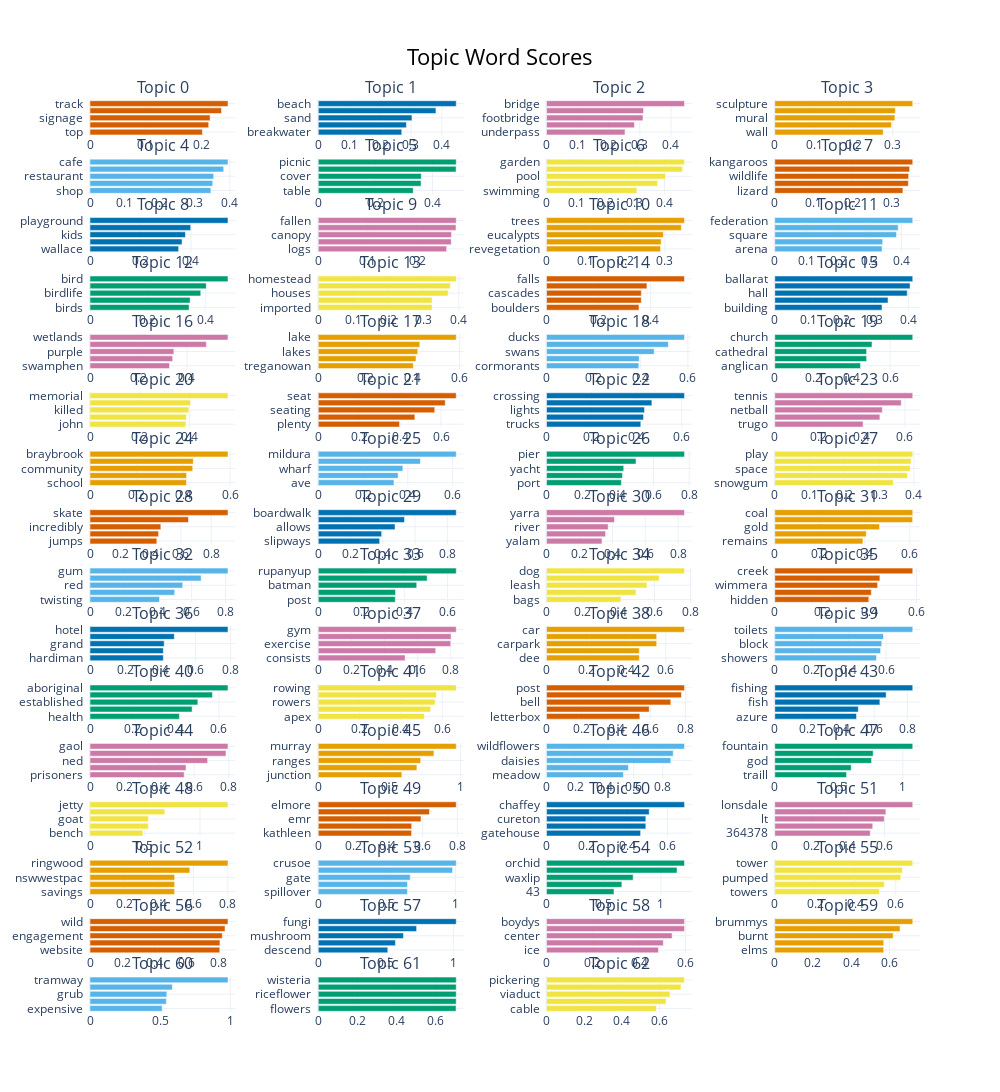

The code cell stored with this chart in its notebook:
### Markdown cell above
## Analyzing Topics

Finding better solutions for the topic modelling part:

- many topics are biased toward geographic areas (place names of suburbs and LGAs) rather than what is captured as POI - Topics 3, 12, 14, 20, 44, 45, 57, 59, 64, 69, 78
- topics with mixed themes: 53, 63, 74, 75
- not so clear topics: 17, 34, 35, 37, 46, 52, 55, 72, 76, 77, 78

### Code cell
topic_model.visualize_barchart(top_n_topics=79)

### Figure 1 — Plotly figure (JSON) as saved in the notebook; plotly's stock layout.template omitted (floating-point values rounded to 4 significant figures)
{"data": [{"marker": {"color": "#D55E00"}, "orientation": "h", "type": "bar", "x": [0.2015, 0.2128, 0.2153, 0.2358, 0.2474], "xaxis": "x", "y": ["top  ", "gravel  ", "signage  ", "steep  ", "track  "], "yaxis": "y"}, {"marker": {"color": "#0072B2"}, "orientation": "h", "type": "bar", "x": [0.2703, 0.2853, 0.3034, 0.3809, 0.4467], "xaxis": "x2", "y": ["breakwater  ", "tide  ", "sand  ", "bay  ", "beach  "], "yaxis": "y2"}, {"marker": {"color": "#CC79A7"}, "orientation": "h", "type": "bar", "x": [0.2524, 0.2825, 0.3101, 0.312, 0.4435], "xaxis": "x3", "y": ["underpass  ", "railway  ", "footbridge  ", "pedestrian  ", "bridge  "], "yaxis": "y3"}, {"marker": {"color": "#E69F00"}, "orientation": "h", "type": "bar", "x": [0.2757, 0.2965, 0.3054, 0.3067, 0.3508], "xaxis": "x4", "y": ["wall  ", "art  ", "mural  ", "artists  ", "sculpture  "], "yaxis": "y4"}, {"marker": {"color": "#56B4E9"}, "orientation": "h", "type": "bar", "x": [0.3457, 0.3511, 0.3538, 0.3823, 0.3947], "xaxis": "x5", "y": ["shop  ", "coffee  ", "restaurant  ", "bakery  ", "cafe  "], "yaxis": "y5"}, {"marker": {"color": "#009E73"}, "orientation": "h", "type": "bar", "x": [0.3325, 0.3597, 0.3605, 0.4824, 0.4829], "xaxis": "x6", "y": ["table  ", "tables  ", "cover  ", "bbq  ", "picnic  "], "yaxis": "y6"}, {"marker": {"color": "#F0E442"}, "orientation": "h", "type": "bar", "x": [0.3065, 0.3764, 0.4035, 0.4613, 0.4678], "xaxis": "x7", "y": ["swimming  ", "botanic  ", "pool  ", "gardens  ", "garden  "], "yaxis": "y7"}, {"marker": {"color": "#D55E00"}, "orientation": "h", "type": "bar", "x": [0.3302, 0.3443, 0.345, 0.3476, 0.3556], "xaxis": "x8", "y": ["lizard  ", "echidna  ", "wildlife  ", "animals  ", "kangaroos  "], "yaxis": "y8"}, {"marker": {"color": "#0072B2"}, "orientation": "h", "type": "bar", "x": [0.3513, 0.3649, 0.3783, 0.3992, 0.547], "xaxis": "x9", "y": ["wallace  ", "bayswater  ", "kids  ", "childrens  ", "playground  "], "yaxis": "y9"}, {"marker": {"color": "#CC79A7"}, "orientation": "h", "type": "bar", "x": [0.2593, 0.2688, 0.2692, 0.2783, 0.2788], "xaxis": "x10", "y": ["logs  ", "heathland  ", "canopy  ", "teal  ", "fallen  "], "yaxis": "y10"}, {"marker": {"color": "#E69F00"}, "orientation": "h", "type": "bar", "x": [0.2891, 0.2906, 0.2962, 0.3417, 0.3498], "xaxis": "x11", "y": ["revegetation  ", "native  ", "eucalypts  ", "tree  ", "trees  "], "yaxis": "y11"}, {"marker": {"color": "#56B4E9"}, "orientation": "h", "type": "bar", "x": [0.3391, 0.341, 0.3845, 0.3899, 0.436], "xaxis": "x12", "y": ["arena  ", "argus  ", "square  ", "flinders  ", "federation  "], "yaxis": "y12"}, {"marker": {"color": "#009E73"}, "orientation": "h", "type": "bar", "x": [0.3443, 0.3478, 0.3848, 0.4039, 0.4794], "xaxis": "x13", "y": ["birds  ", "nesting  ", "birdlife  ", "hide  ", "bird  "], "yaxis": "y13"}, {"marker": {"color": "#F0E442"}, "orientation": "h", "type": "bar", "x": [0.3238, 0.3238, 0.3695, 0.3758, 0.3925], "xaxis": "x14", "y": ["imported  ", "prefabricated  ", "houses  ", "house  ", "homestead  "], "yaxis": "y14"}, {"marker": {"color": "#D55E00"}, "orientation": "h", "type": "bar", "x": [0.3548, 0.3638, 0.3638, 0.3854, 0.5296], "xaxis": "x15", "y": ["boulders  ", "volcanic  ", "cascades  ", "rocks  ", "falls  "], "yaxis": "y15"}, {"marker": {"color": "#0072B2"}, "orientation": "h", "type": "bar", "x": [0.3211, 0.339, 0.3965, 0.405, 0.413], "xaxis": "x16", "y": ["building  ", "cinema  ", "hall  ", "civic  ", "ballarat  "], "yaxis": "y16"}, {"marker": {"color": "#CC79A7"}, "orientation": "h", "type": "bar", "x": [0.3282, 0.341, 0.3462, 0.4802, 0.5694], "xaxis": "x17", "y": ["swamphen  ", "ivanhoe  ", "purple  ", "wetland  ", "wetlands  "], "yaxis": "y17"}, {"marker": {"color": "#E69F00"}, "orientation": "h", "type": "bar", "x": [0.4037, 0.4153, 0.4227, 0.4313, 0.5862], "xaxis": "x18", "y": ["treganowan  ", "weeroona  ", "lakes  ", "hume  ", "lake  "], "yaxis": "y18"}, {"marker": {"color": "#56B4E9"}, "orientation": "h", "type": "bar", "x": [0.3915, 0.3934, 0.4568, 0.5169, 0.5854], "xaxis": "x19", "y": ["cormorants  ", "pelican  ", "swans  ", "pelicans  ", "ducks  "], "yaxis": "y19"}, {"marker": {"color": "#009E73"}, "orientation": "h", "type": "bar", "x": [0.4465, 0.478, 0.478, 0.5062, 0.7181], "xaxis": "x20", "y": ["anglican  ", "sacred  ", "cathedral  ", "uniting  ", "church  "], "yaxis": "y20"}, {"marker": {"color": "#F0E442"}, "orientation": "h", "type": "bar", "x": [0.3858, 0.3881, 0.3979, 0.4046, 0.5557], "xaxis": "x21", "y": ["john  ", "cenotaph  ", "killed  ", "war  ", "memorial  "], "yaxis": "y21"}, {"marker": {"color": "#D55E00"}, "orientation": "h", "type": "bar", "x": [0.3972, 0.4721, 0.5692, 0.6204, 0.6742], "xaxis": "x22", "y": ["plenty  ", "rest  ", "seating  ", "seats  ", "seat  "], "yaxis": "y22"}, {"marker": {"color": "#0072B2"}, "orientation": "h", "type": "bar", "x": [0.4183, 0.4305, 0.4348, 0.4675, 0.6122], "xaxis": "x23", "y": ["trucks  ", "traffic  ", "lights  ", "careful  ", "crossing  "], "yaxis": "y23"}, {"marker": {"color": "#CC79A7"}, "orientation": "h", "type": "bar", "x": [0.4074, 0.4844, 0.4958, 0.583, 0.6359], "xaxis": "x24", "y": ["trugo  ", "basketball  ", "netball  ", "courts  ", "tennis  "], "yaxis": "y24"}, {"marker": {"color": "#E69F00"}, "orientation": "h", "type": "bar", "x": [0.4132, 0.4138, 0.4402, 0.4425, 0.5913], "xaxis": "x25", "y": ["school  ", "primary  ", "community  ", "library  ", "braybrook  "], "yaxis": "y25"}, {"marker": {"color": "#56B4E9"}, "orientation": "h", "type": "bar", "x": [0.3381, 0.3565, 0.3781, 0.4562, 0.6162], "xaxis": "x26", "y": ["ave  ", "shillidays  ", "wharf  ", "milduras  ", "mildura  "], "yaxis": "y26"}, {"marker": {"color": "#009E73"}, "orientation": "h", "type": "bar", "x": [0.4199, 0.4257, 0.4331, 0.5017, 0.7738], "xaxis": "x27", "y": ["port  ", "altona  ", "yacht  ", "princes  ", "pier  "], "yaxis": "y27"}, {"marker": {"color": "#F0E442"}, "orientation": "h", "type": "bar", "x": [0.3406, 0.3811, 0.389, 0.3916, 0.3964], "xaxis": "x28", "y": ["snowgum  ", "michie  ", "space  ", "jaycee  ", "play  "], "yaxis": "y28"}, {"marker": {"color": "#D55E00"}, "orientation": "h", "type": "bar", "x": [0.4411, 0.4527, 0.4676, 0.6499, 0.9108], "xaxis": "x29", "y": ["jumps  ", "bigger  ", "incredibly  ", "bmx  ", "skate  "], "yaxis": "y29"}, {"marker": {"color": "#0072B2"}, "orientation": "h", "type": "bar", "x": [0.3805, 0.3929, 0.4759, 0.5346, 0.8551], "xaxis": "x30", "y": ["slipways  ", "wet  ", "allows  ", "boardwalks  ", "boardwalk  "], "yaxis": "y30"}, {"marker": {"color": "#CC79A7"}, "orientation": "h", "type": "bar", "x": [0.3372, 0.3591, 0.375, 0.413, 0.8388], "xaxis": "x31", "y": ["yalam  ", "mcec  ", "river  ", "como  ", "yarra  "], "yaxis": "y31"}, {"marker": {"color": "#E69F00"}, "orientation": "h", "type": "bar", "x": [0.3919, 0.4067, 0.4656, 0.6127, 0.6132], "xaxis": "x32", "y": ["remains  ", "foundations  ", "gold  ", "mine  ", "coal  "], "yaxis": "y32"}, {"marker": {"color": "#56B4E9"}, "orientation": "h", "type": "bar", "x": [0.4104, 0.5002, 0.5474, 0.6564, 0.8149], "xaxis": "x33", "y": ["twisting  ", "gumtree  ", "red  ", "gums  ", "gum  "], "yaxis": "y33"}, {"marker": {"color": "#009E73"}, "orientation": "h", "type": "bar", "x": [0.3579, 0.359, 0.4576, 0.5059, 0.6411], "xaxis": "x34", "y": ["post  ", "keysborough  ", "batman  ", "golf  ", "rupanyup  "], "yaxis": "y34"}, {"marker": {"color": "#F0E442"}, "orientation": "h", "type": "bar", "x": [0.4132, 0.497, 0.5576, 0.6258, 0.7667], "xaxis": "x35", "y": ["bags  ", "pooch  ", "leash  ", "dogs  ", "dog  "], "yaxis": "y35"}, {"marker": {"color": "#D55E00"}, "orientation": "h", "type": "bar", "x": [0.3981, 0.4088, 0.4354, 0.4449, 0.584], "xaxis": "x36", "y": ["hidden  ", "stony  ", "wimmera  ", "yarriambiack  ", "creek  "], "yaxis": "y36"}, {"marker": {"color": "#0072B2"}, "orientation": "h", "type": "bar", "x": [0.4173, 0.4173, 0.4221, 0.4798, 0.7852], "xaxis": "x37", "y": ["hardiman  ", "morgala  ", "grand  ", "tinamba  ", "hotel  "], "yaxis": "y37"}, {"marker": {"color": "#CC79A7"}, "orientation": "h", "type": "bar", "x": [0.5239, 0.7086, 0.7992, 0.8012, 0.8324], "xaxis": "x38", "y": ["consists  ", "outdoor  ", "exercise  ", "equipment  ", "gym  "], "yaxis": "y38"}, {"marker": {"color": "#E69F00"}, "orientation": "h", "type": "bar", "x": [0.4668, 0.4668, 0.5541, 0.5541, 0.694], "xaxis": "x39", "y": ["dee  ", "thunder  ", "carpark  ", "parking  ", "car  "], "yaxis": "y39"}, {"marker": {"color": "#56B4E9"}, "orientation": "h", "type": "bar", "x": [0.5484, 0.5705, 0.5769, 0.5863, 0.7439], "xaxis": "x40", "y": ["showers  ", "public  ", "block  ", "toilet  ", "toilets  "], "yaxis": "y40"}, {"marker": {"color": "#009E73"}, "orientation": "h", "type": "bar", "x": [0.4161, 0.4756, 0.502, 0.5699, 0.6424], "xaxis": "x41", "y": ["health  ", "koori  ", "established  ", "gertrude  ", "aboriginal  "], "yaxis": "y41"}, {"marker": {"color": "#F0E442"}, "orientation": "h", "type": "bar", "x": [0.513, 0.5438, 0.565, 0.5714, 0.6673], "xaxis": "x42", "y": ["apex  ", "clubs  ", "rowers  ", "boat  ", "rowing  "], "yaxis": "y42"}, {"marker": {"color": "#D55E00"}, "orientation": "h", "type": "bar", "x": [0.537, 0.591, 0.7152, 0.7765, 0.7939], "xaxis": "x43", "y": ["letterbox  ", "clock  ", "bell  ", "office  ", "post  "], "yaxis": "y43"}, {"marker": {"color": "#0072B2"}, "orientation": "h", "type": "bar", "x": [0.4932, 0.504, 0.6342, 0.6721, 0.8326], "xaxis": "x44", "y": ["azure  ", "anglers  ", "fish  ", "trout  ", "fishing  "], "yaxis": "y44"}, {"marker": {"color": "#CC79A7"}, "orientation": "h", "type": "bar", "x": [0.5424, 0.553, 0.6777, 0.7833, 0.7949], "xaxis": "x45", "y": ["prisoners  ", "precinct  ", "ned  ", "beechworth  ", "gaol  "], "yaxis": "y45"}, {"marker": {"color": "#E69F00"}, "orientation": "h", "type": "bar", "x": [0.5873, 0.6926, 0.7193, 0.8123, 0.969], "xaxis": "x46", "y": ["junction  ", "rivers  ", "ranges  ", "brisbane  ", "murray  "], "yaxis": "y46"}, {"marker": {"color": "#56B4E9"}, "orientation": "h", "type": "bar", "x": [0.5289, 0.5633, 0.8549, 0.8713, 0.9489], "xaxis": "x47", "y": ["meadow  ", "yam  ", "daisies  ", "wildflower  ", "wildflowers  "], "yaxis": "y47"}, {"marker": {"color": "#009E73"}, "orientation": "h", "type": "bar", "x": [0.5602, 0.5967, 0.7556, 0.7682, 1.077], "xaxis": "x48", "y": ["traill  ", "7th  ", "god  ", "alexandra  ", "fountain  "], "yaxis": "y48"}, {"marker": {"color": "#F0E442"}, "orientation": "h", "type": "bar", "x": [0.4805, 0.5311, 0.5311, 0.6804, 1.255], "xaxis": "x49", "y": ["bench  ", "coffs  ", "goat  ", "warneet  ", "jetty  "], "yaxis": "y49"}, {"marker": {"color": "#D55E00"}, "orientation": "h", "type": "bar", "x": [0.5367, 0.5374, 0.5911, 0.6396, 0.7936], "xaxis": "x50", "y": ["kathleen  ", "station  ", "emr  ", "preschool  ", "elmore  "], "yaxis": "y50"}, {"marker": {"color": "#0072B2"}, "orientation": "h", "type": "bar", "x": [0.4673, 0.4933, 0.4933, 0.5101, 0.6852], "xaxis": "x51", "y": ["gatehouse  ", "bungalow  ", "cureton  ", "avenue  ", "chaffey  "], "yaxis": "y51"}, {"marker": {"color": "#CC79A7"}, "orientation": "h", "type": "bar", "x": [0.5214, 0.535, 0.5982, 0.6069, 0.7536], "xaxis": "x52", "y": ["364378  ", "clinic  ", "lt  ", "womens  ", "lonsdale  "], "yaxis": "y52"}, {"marker": {"color": "#E69F00"}, "orientation": "h", "type": "bar", "x": [0.4912, 0.4912, 0.4912, 0.5796, 0.801], "xaxis": "x53", "y": ["savings  ", "finnish  ", "nswwestpac  ", "maroondah  ", "ringwood  "], "yaxis": "y53"}, {"marker": {"color": "#56B4E9"}, "orientation": "h", "type": "bar", "x": [0.6505, 0.6505, 0.6706, 0.9795, 1.006], "xaxis": "x54", "y": ["spillover  ", "millers  ", "gate  ", "reservoir  ", "crusoe  "], "yaxis": "y54"}, {"marker": {"color": "#009E73"}, "orientation": "h", "type": "bar", "x": [0.5896, 0.6585, 0.7571, 1.141, 1.206], "xaxis": "x55", "y": ["43  ", "glossodia  ", "waxlip  ", "orchids  ", "orchid  "], "yaxis": "y55"}, {"marker": {"color": "#F0E442"}, "orientation": "h", "type": "bar", "x": [0.5185, 0.5434, 0.6246, 0.6326, 0.6842], "xaxis": "x56", "y": ["towers  ", "supply  ", "pumped  ", "towns  ", "tower  "], "yaxis": "y56"}, {"marker": {"color": "#D55E00"}, "orientation": "h", "type": "bar", "x": [0.805, 0.806, 0.8205, 0.8376, 0.8559], "xaxis": "x57", "y": ["website  ", "nature  ", "engagement  ", "notforprofit  ", "wild  "], "yaxis": "y57"}, {"marker": {"color": "#0072B2"}, "orientation": "h", "type": "bar", "x": [0.5138, 0.5701, 0.6293, 0.7266, 1.019], "xaxis": "x58", "y": ["descend  ", "spider  ", "mushroom  ", "mushrooms  ", "fungi  "], "yaxis": "y58"}, {"marker": {"color": "#CC79A7"}, "orientation": "h", "type": "bar", "x": [0.483, 0.5041, 0.5421, 0.5955, 0.5955], "xaxis": "x59", "y": ["ice  ", "mornington  ", "center  ", "anthills  ", "boydys  "], "yaxis": "y59"}, {"marker": {"color": "#E69F00"}, "orientation": "h", "type": "bar", "x": [0.5706, 0.5706, 0.62, 0.6561, 0.7226], "xaxis": "x60", "y": ["elms  ", "bremner  ", "burnt  ", "weeks  ", "brummys  "], "yaxis": "y60"}, {"marker": {"color": "#56B4E9"}, "orientation": "h", "type": "bar", "x": [0.5142, 0.5441, 0.5477, 0.5868, 0.9835], "xaxis": "x61", "y": ["expensive  ", "lysterfield  ", "grub  ", "formation  ", "tramway  "], "yaxis": "y61"}, {"marker": {"color": "#009E73"}, "orientation": "h", "type": "bar", "x": [0.7024, 0.7034, 0.7034, 0.7034, 0.7034], "xaxis": "x62", "y": ["flowers  ", "dilwinia  ", "riceflower  ", "emblem  ", "wisteria  "], "yaxis": "y62"}, {"marker": {"color": "#F0E442"}, "orientation": "h", "type": "bar", "x": [0.5831, 0.6347, 0.6556, 0.7142, 0.7329], "xaxis": "x63", "y": ["cable  ", "doncaster  ", "viaduct  ", "koonung  ", "pickering  "], "yaxis": "y63"}], "layout": {"annotations": [{"font": {"size": 16}, "showarrow": false, "text": "Topic 0", "x": 0.0875, "xanchor": "center", "xref": "paper", "y": 1, "yanchor": "bottom", "yref": "paper"}, {"font": {"size": 16}, "showarrow": false, "text": "Topic 1", "x": 0.3625, "xanchor": "center", "xref": "paper", "y": 1, "yanchor": "bottom", "yref": "paper"}, {"font": {"size": 16}, "showarrow": false, "text": "Topic 2", "x": 0.6375, "xanchor": "center", "xref": "paper", "y": 1, "yanchor": "bottom", "yref": "paper"}, {"font": {"size": 16}, "showarrow": false, "text": "Topic 3", "x": 0.9125, "xanchor": "center", "xref": "paper", "y": 1, "yanchor": "bottom", "yref": "paper"}, {"font": {"size": 16}, "showarrow": false, "text": "Topic 4", "x": 0.0875, "xanchor": "center", "xref": "paper", "y": 0.9359, "yanchor": "bottom", "yref": "paper"}, {"font": {"size": 16}, "showarrow": false, "text": "Topic 5", "x": 0.3625, "xanchor": "center", "xref": "paper", "y": 0.9359, "yanchor": "bottom", "yref": "paper"}, {"font": {"size": 16}, "showarrow": false, "text": "Topic 6", "x": 0.6375, "xanchor": "center", "xref": "paper", "y": 0.9359, "yanchor": "bottom", "yref": "paper"}, {"font": {"size": 16}, "showarrow": false, "text": "Topic 7", "x": 0.9125, "xanchor": "center", "xref": "paper", "y": 0.9359, "yanchor": "bottom", "yref": "paper"}, {"font": {"size": 16}, "showarrow": false, "text": "Topic 8", "x": 0.0875, "xanchor": "center", "xref": "paper", "y": 0.8719, "yanchor": "bottom", "yref": "paper"}, {"font": {"size": 16}, "showarrow": false, "text": "Topic 9", "x": 0.3625, "xanchor": "center", "xref": "paper", "y": 0.8719, "yanchor": "bottom", "yref": "paper"}, {"font": {"size": 16}, "showarrow": false, "text": "Topic 10", "x": 0.6375, "xanchor": "center", "xref": "paper", "y": 0.8719, "yanchor": "bottom", "yref": "paper"}, {"font": {"size": 16}, "showarrow": false, "text": "Topic 11", "x": 0.9125, "xanchor": "center", "xref": "paper", "y": 0.8719, "yanchor": "bottom", "yref": "paper"}, {"font": {"size": 16}, "showarrow": false, "text": "Topic 12", "x": 0.0875, "xanchor": "center", "xref": "paper", "y": 0.8078, "yanchor": "bottom", "yref": "paper"}, {"font": {"size": 16}, "showarrow": false, "text": "Topic 13", "x": 0.3625, "xanchor": "center", "xref": "paper", "y": 0.8078, "yanchor": "bottom", "yref": "paper"}, {"font": {"size": 16}, "showarrow": false, "text": "Topic 14", "x": 0.6375, "xanchor": "center", "xref": "paper", "y": 0.8078, "yanchor": "bottom", "yref": "paper"}, {"font": {"size": 16}, "showarrow": false, "text": "Topic 15", "x": 0.9125, "xanchor": "center", "xref": "paper", "y": 0.8078, "yanchor": "bottom", "yref": "paper"}, {"font": {"size": 16}, "showarrow": false, "text": "Topic 16", "x": 0.0875, "xanchor": "center", "xref": "paper", "y": 0.7438, "yanchor": "bottom", "yref": "paper"}, {"font": {"size": 16}, "showarrow": false, "text": "Topic 17", "x": 0.3625, "xanchor": "center", "xref": "paper", "y": 0.7438, "yanchor": "bottom", "yref": "paper"}, {"font": {"size": 16}, "showarrow": false, "text": "Topic 18", "x": 0.6375, "xanchor": "center", "xref": "paper", "y": 0.7438, "yanchor": "bottom", "yref": "paper"}, {"font": {"size": 16}, "showarrow": false, "text": "Topic 19", "x": 0.9125, "xanchor": "center", "xref": "paper", "y": 0.7438, "yanchor": "bottom", "yref": "paper"}, {"font": {"size": 16}, "showarrow": false, "text": "Topic 20", "x": 0.0875, "xanchor": "center", "xref": "paper", "y": 0.6797, "yanchor": "bottom", "yref": "paper"}, {"font": {"size": 16}, "showarrow": false, "text": "Topic 21", "x": 0.3625, "xanchor": "center", "xref": "paper", "y": 0.6797, "yanchor": "bottom", "yref": "paper"}, {"font": {"size": 16}, "showarrow": false, "text": "Topic 22", "x": 0.6375, "xanchor": "center", "xref": "paper", "y": 0.6797, "yanchor": "bottom", "yref": "paper"}, {"font": {"size": 16}, "showarrow": false, "text": "Topic 23", "x": 0.9125, "xanchor": "center", "xref": "paper", "y": 0.6797, "yanchor": "bottom", "yref": "paper"}, {"font": {"size": 16}, "showarrow": false, "text": "Topic 24", "x": 0.0875, "xanchor": "center", "xref": "paper", "y": 0.6156, "yanchor": "bottom", "yref": "paper"}, {"font": {"size": 16}, "showarrow": false, "text": "Topic 25", "x": 0.3625, "xanchor": "center", "xref": "paper", "y": 0.6156, "yanchor": "bottom", "yref": "paper"}, {"font": {"size": 16}, "showarrow": false, "text": "Topic 26", "x": 0.6375, "xanchor": "center", "xref": "paper", "y": 0.6156, "yanchor": "bottom", "yref": "paper"}, {"font": {"size": 16}, "showarrow": false, "text": "Topic 27", "x": 0.9125, "xanchor": "center", "xref": "paper", "y": 0.6156, "yanchor": "bottom", "yref": "paper"}, {"font": {"size": 16}, "showarrow": false, "text": "Topic 28", "x": 0.0875, "xanchor": "center", "xref": "paper", "y": 0.5516, "yanchor": "bottom", "yref": "paper"}, {"font": {"size": 16}, "showarrow": false, "text": "Topic 29", "x": 0.3625, "xanchor": "center", "xref": "paper", "y": 0.5516, "yanchor": "bottom", "yref": "paper"}, {"font": {"size": 16}, "showarrow": false, "text": "Topic 30", "x": 0.6375, "xanchor": "center", "xref": "paper", "y": 0.5516, "yanchor": "bottom", "yref": "paper"}, {"font": {"size": 16}, "showarrow": false, "text": "Topic 31", "x": 0.9125, "xanchor": "center", "xref": "paper", "y": 0.5516, "yanchor": "bottom", "yref": "paper"}, {"font": {"size": 16}, "showarrow": false, "text": "Topic 32", "x": 0.0875, "xanchor": "center", "xref": "paper", "y": 0.4875, "yanchor": "bottom", "yref": "paper"}, {"font": {"size": 16}, "showarrow": false, "text": "Topic 33", "x": 0.3625, "xanchor": "center", "xref": "paper", "y": 0.4875, "yanchor": "bottom", "yref": "paper"}, {"font": {"size": 16}, "showarrow": false, "text": "Topic 34", "x": 0.6375, "xanchor": "center", "xref": "paper", "y": 0.4875, "yanchor": "bottom", "yref": "paper"}, {"font": {"size": 16}, "showarrow": false, "text": "Topic 35", "x": 0.9125, "xanchor": "center", "xref": "paper", "y": 0.4875, "yanchor": "bottom", "yref": "paper"}, {"font": {"size": 16}, "showarrow": false, "text": "Topic 36", "x": 0.0875, "xanchor": "center", "xref": "paper", "y": 0.4234, "yanchor": "bottom", "yref": "paper"}, {"font": {"size": 16}, "showarrow": false, "text": "Topic 37", "x": 0.3625, "xanchor": "center", "xref": "paper", "y": 0.4234, "yanchor": "bottom", "yref": "paper"}, {"font": {"size": 16}, "showarrow": false, "text": "Topic 38", "x": 0.6375, "xanchor": "center", "xref": "paper", "y": 0.4234, "yanchor": "bottom", "yref": "paper"}, {"font": {"size": 16}, "showarrow": false, "text": "Topic 39", "x": 0.9125, "xanchor": "center", "xref": "paper", "y": 0.4234, "yanchor": "bottom", "yref": "paper"}, {"font": {"size": 16}, "showarrow": false, "text": "Topic 40", "x": 0.0875, "xanchor": "center", "xref": "paper", "y": 0.3594, "yanchor": "bottom", "yref": "paper"}, {"font": {"size": 16}, "showarrow": false, "text": "Topic 41", "x": 0.3625, "xanchor": "center", "xref": "paper", "y": 0.3594, "yanchor": "bottom", "yref": "paper"}, {"font": {"size": 16}, "showarrow": false, "text": "Topic 42", "x": 0.6375, "xanchor": "center", "xref": "paper", "y": 0.3594, "yanchor": "bottom", "yref": "paper"}, {"font": {"size": 16}, "showarrow": false, "text": "Topic 43", "x": 0.9125, "xanchor": "center", "xref": "paper", "y": 0.3594, "yanchor": "bottom", "yref": "paper"}, {"font": {"size": 16}, "showarrow": false, "text": "Topic 44", "x": 0.0875, "xanchor": "center", "xref": "paper", "y": 0.2953, "yanchor": "bottom", "yref": "paper"}, {"font": {"size": 16}, "showarrow": false, "text": "Topic 45", "x": 0.3625, "xanchor": "center", "xref": "paper", "y": 0.2953, "yanchor": "bottom", "yref": "paper"}, {"font": {"size": 16}, "showarrow": false, "text": "Topic 46", "x": 0.6375, "xanchor": "center", "xref": "paper", "y": 0.2953, "yanchor": "bottom", "yref": "paper"}, {"font": {"size": 16}, "showarrow": false, "text": "Topic 47", "x": 0.9125, "xanchor": "center", "xref": "paper", "y": 0.2953, "yanchor": "bottom", "yref": "paper"}, {"font": {"size": 16}, "showarrow": false, "text": "Topic 48", "x": 0.0875, "xanchor": "center", "xref": "paper", "y": 0.2313, "yanchor": "bottom", "yref": "paper"}, {"font": {"size": 16}, "showarrow": false, "text": "Topic 49", "x": 0.3625, "xanchor": "center", "xref": "paper", "y": 0.2313, "yanchor": "bottom", "yref": "paper"}, {"font": {"size": 16}, "showarrow": false, "text": "Topic 50", "x": 0.6375, "xanchor": "center", "xref": "paper", "y": 0.2313, "yanchor": "bottom", "yref": "paper"}, {"font": {"size": 16}, "showarrow": false, "text": "Topic 51", "x": 0.9125, "xanchor": "center", "xref": "paper", "y": 0.2313, "yanchor": "bottom", "yref": "paper"}, {"font": {"size": 16}, "showarrow": false, "text": "Topic 52", "x": 0.0875, "xanchor": "center", "xref": "paper", "y": 0.1672, "yanchor": "bottom", "yref": "paper"}, {"font": {"size": 16}, "showarrow": false, "text": "Topic 53", "x": 0.3625, "xanchor": "center", "xref": "paper", "y": 0.1672, "yanchor": "bottom", "yref": "paper"}, {"font": {"size": 16}, "showarrow": false, "text": "Topic 54", "x": 0.6375, "xanchor": "center", "xref": "paper", "y": 0.1672, "yanchor": "bottom", "yref": "paper"}, {"font": {"size": 16}, "showarrow": false, "text": "Topic 55", "x": 0.9125, "xanchor": "center", "xref": "paper", "y": 0.1672, "yanchor": "bottom", "yref": "paper"}, {"font": {"size": 16}, "showarrow": false, "text": "Topic 56", "x": 0.0875, "xanchor": "center", "xref": "paper", "y": 0.1031, "yanchor": "bottom", "yref": "paper"}, {"font": {"size": 16}, "showarrow": false, "text": "Topic 57", "x": 0.3625, "xanchor": "center", "xref": "paper", "y": 0.1031, "yanchor": "bottom", "yref": "paper"}, {"font": {"size": 16}, "showarrow": false, "text": "Topic 58", "x": 0.6375, "xanchor": "center", "xref": "paper", "y": 0.1031, "yanchor": "bottom", "yref": "paper"}, {"font": {"size": 16}, "showarrow": false, "text": "Topic 59", "x": 0.9125, "xanchor": "center", "xref": "paper", "y": 0.1031, "yanchor": "bottom", "yref": "paper"}, {"font": {"size": 16}, "showarrow": false, "text": "Topic 60", "x": 0.0875, "xanchor": "center", "xref": "paper", "y": 0.03906, "yanchor": "bottom", "yref": "paper"}, {"font": {"size": 16}, "showarrow": false, "text": "Topic 61", "x": 0.3625, "xanchor": "center", "xref": "paper", "y": 0.03906, "yanchor": "bottom", "yref": "paper"}, {"font": {"size": 16}, "showarrow": false, "text": "Topic 62", "x": 0.6375, "xanchor": "center", "xref": "paper", "y": 0.03906, "yanchor": "bottom", "yref": "paper"}], "height": 4000, "hoverlabel": {"bgcolor": "white", "font": {"family": "Rockwell", "size": 16}}, "showlegend": false, "title": {"font": {"color": "Black", "size": 22}, "text": "Topic Word Scores", "x": 0.5, "xanchor": "center", "yanchor": "top"}, "width": 1000, "xaxis": {"anchor": "y", "domain": [0, 0.175], "showgrid": true}, "xaxis10": {"anchor": "y10", "domain": [0.275, 0.45], "showgrid": true}, "xaxis11": {"anchor": "y11", "domain": [0.55, 0.725], "showgrid": true}, "xaxis12": {"anchor": "y12", "domain": [0.825, 1], "showgrid": true}, "xaxis13": {"anchor": "y13", "domain": [0, 0.175], "showgrid": true}, "xaxis14": {"anchor": "y14", "domain": [0.275, 0.45], "showgrid": true}, "xaxis15": {"anchor": "y15", "domain": [0.55, 0.725], "showgrid": true}, "xaxis16": {"anchor": "y16", "domain": [0.825, 1], "showgrid": true}, "xaxis17": {"anchor": "y17", "domain": [0, 0.175], "showgrid": true}, "xaxis18": {"anchor": "y18", "domain": [0.275, 0.45], "showgrid": true}, "xaxis19": {"anchor": "y19", "domain": [0.55, 0.725], "showgrid": true}, "xaxis2": {"anchor": "y2", "domain": [0.275, 0.45], "showgrid": true}, "xaxis20": {"anchor": "y20", "domain": [0.825, 1], "showgrid": true}, "xaxis21": {"anchor": "y21", "domain": [0, 0.175], "showgrid": true}, "xaxis22": {"anchor": "y22", "domain": [0.275, 0.45], "showgrid": true}, "xaxis23": {"anchor": "y23", "domain": [0.55, 0.725], "showgrid": true}, "xaxis24": {"anchor": "y24", "domain": [0.825, 1], "showgrid": true}, "xaxis25": {"anchor": "y25", "domain": [0, 0.175], "showgrid": true}, "xaxis26": {"anchor": "y26", "domain": [0.275, 0.45], "showgrid": true}, "xaxis27": {"anchor": "y27", "domain": [0.55, 0.725], "showgrid": true}, "xaxis28": {"anchor": "y28", "domain": [0.825, 1], "showgrid": true}, "xaxis29": {"anchor": "y29", "domain": [0, 0.175], "showgrid": true}, "xaxis3": {"anchor": "y3", "domain": [0.55, 0.725], "showgrid": true}, "xaxis30": {"anchor": "y30", "domain": [0.275, 0.45], "showgrid": true}, "xaxis31": {"anchor": "y31", "domain": [0.55, 0.725], "showgrid": true}, "xaxis32": {"anchor": "y32", "domain": [0.825, 1], "showgrid": true}, "xaxis33": {"anchor": "y33", "domain": [0, 0.175], "showgrid": true}, "xaxis34": {"anchor": "y34", "domain": [0.275, 0.45], "showgrid": true}, "xaxis35": {"anchor": "y35", "domain": [0.55, 0.725], "showgrid": true}, "xaxis36": {"anchor": "y36", "domain": [0.825, 1], "showgrid": true}, "xaxis37": {"anchor": "y37", "domain": [0, 0.175], "showgrid": true}, "xaxis38": {"anchor": "y38", "domain": [0.275, 0.45], "showgrid": true}, "xaxis39": {"anchor": "y39", "domain": [0.55, 0.725], "showgrid": true}, "xaxis4": {"anchor": "y4", "domain": [0.825, 1], "showgrid": true}, "xaxis40": {"anchor": "y40", "domain": [0.825, 1], "showgrid": true}, "xaxis41": {"anchor": "y41", "domain": [0, 0.175], "showgrid": true}, "xaxis42": {"anchor": "y42", "domain": [0.275, 0.45], "showgrid": true}, "xaxis43": {"anchor": "y43", "domain": [0.55, 0.725], "showgrid": true}, "xaxis44": {"anchor": "y44", "domain": [0.825, 1], "showgrid": true}, "xaxis45": {"anchor": "y45", "domain": [0, 0.175], "showgrid": true}, "xaxis46": {"anchor": "y46", "domain": [0.275, 0.45], "showgrid": true}, "xaxis47": {"anchor": "y47", "domain": [0.55, 0.725], "showgrid": true}, "xaxis48": {"anchor": "y48", "domain": [0.825, 1], "showgrid": true}, "xaxis49": {"anchor": "y49", "domain": [0, 0.175], "showgrid": true}, "xaxis5": {"anchor": "y5", "domain": [0, 0.175], "showgrid": true}, "xaxis50": {"anchor": "y50", "domain": [0.275, 0.45], "showgrid": true}, "xaxis51": {"anchor": "y51", "domain": [0.55, 0.725], "showgrid": true}, "xaxis52": {"anchor": "y52", "domain": [0.825, 1], "showgrid": true}, "xaxis53": {"anchor": "y53", "domain": [0, 0.175], "showgrid": true}, "xaxis54": {"anchor": "y54", "domain": [0.275, 0.45], "showgrid": true}, "xaxis55": {"anchor": "y55", "domain": [0.55, 0.725], "showgrid": true}, "xaxis56": {"anchor": "y56", "domain": [0.825, 1], "showgrid": true}, "xaxis57": {"anchor": "y57", "domain": [0, 0.175], "showgrid": true}, "xaxis58": {"anchor": "y58", "domain": [0.275, 0.45], "showgrid": true}, "xaxis59": {"anchor": "y59", "domain": [0.55, 0.725], "showgrid": true}, "xaxis6": {"anchor": "y6", "domain": [0.275, 0.45], "showgrid": true}, "xaxis60": {"anchor": "y60", "domain": [0.825, 1], "showgrid": true}, "xaxis61": {"anchor": "y61", "domain": [0, 0.175], "showgrid": true}, "xaxis62": {"anchor": "y62", "domain": [0.275, 0.45], "showgrid": true}, "xaxis63": {"anchor": "y63", "domain": [0.55, 0.725], "showgrid": true}, "xaxis64": {"anchor": "y64", "domain": [0.825, 1], "showgrid": true}, "xaxis7": {"anchor": "y7", "domain": [0.55, 0.725], "showgrid": true}, "xaxis8": {"anchor": "y8", "domain": [0.825, 1], "showgrid": true}, "xaxis9": {"anchor": "y9", "domain": [0, 0.175], "showgrid": true}, "yaxis": {"anchor": "x", "domain": [0.9609, 1], "showgrid": true}, "yaxis10": {"anchor": "x10", "domain": [0.8328, 0.8719], "showgrid": true}, "yaxis11": {"anchor": "x11", "domain": [0.8328, 0.8719], "showgrid": true}, "yaxis12": {"anchor": "x12", "domain": [0.8328, 0.8719], "showgrid": true}, "yaxis13": {"anchor": "x13", "domain": [0.7688, 0.8078], "showgrid": true}, "yaxis14": {"anchor": "x14", "domain": [0.7688, 0.8078], "showgrid": true}, "yaxis15": {"anchor": "x15", "domain": [0.7688, 0.8078], "showgrid": true}, "yaxis16": {"anchor": "x16", "domain": [0.7688, 0.8078], "showgrid": true}, "yaxis17": {"anchor": "x17", "domain": [0.7047, 0.7438], "showgrid": true}, "yaxis18": {"anchor": "x18", "domain": [0.7047, 0.7438], "showgrid": true}, "yaxis19": {"anchor": "x19", "domain": [0.7047, 0.7438], "showgrid": true}, "yaxis2": {"anchor": "x2", "domain": [0.9609, 1], "showgrid": true}, "yaxis20": {"anchor": "x20", "domain": [0.7047, 0.7438], "showgrid": true}, "yaxis21": {"anchor": "x21", "domain": [0.6406, 0.6797], "showgrid": true}, "yaxis22": {"anchor": "x22", "domain": [0.6406, 0.6797], "showgrid": true}, "yaxis23": {"anchor": "x23", "domain": [0.6406, 0.6797], "showgrid": true}, "yaxis24": {"anchor": "x24", "domain": [0.6406, 0.6797], "showgrid": true}, "yaxis25": {"anchor": "x25", "domain": [0.5766, 0.6156], "showgrid": true}, "yaxis26": {"anchor": "x26", "domain": [0.5766, 0.6156], "showgrid": true}, "yaxis27": {"anchor": "x27", "domain": [0.5766, 0.6156], "showgrid": true}, "yaxis28": {"anchor": "x28", "domain": [0.5766, 0.6156], "showgrid": true}, "yaxis29": {"anchor": "x29", "domain": [0.5125, 0.5516], "showgrid": true}, "yaxis3": {"anchor": "x3", "domain": [0.9609, 1], "showgrid": true}, "yaxis30": {"anchor": "x30", "domain": [0.5125, 0.5516], "showgrid": true}, "yaxis31": {"anchor": "x31", "domain": [0.5125, 0.5516], "showgrid": true}, "yaxis32": {"anchor": "x32", "domain": [0.5125, 0.5516], "showgrid": true}, "yaxis33": {"anchor": "x33", "domain": [0.4484, 0.4875], "showgrid": true}, "yaxis34": {"anchor": "x34", "domain": [0.4484, 0.4875], "showgrid": true}, "yaxis35": {"anchor": "x35", "domain": [0.4484, 0.4875], "showgrid": true}, "yaxis36": {"anchor": "x36", "domain": [0.4484, 0.4875], "showgrid": true}, "yaxis37": {"anchor": "x37", "domain": [0.3844, 0.4234], "showgrid": true}, "yaxis38": {"anchor": "x38", "domain": [0.3844, 0.4234], "showgrid": true}, "yaxis39": {"anchor": "x39", "domain": [0.3844, 0.4234], "showgrid": true}, "yaxis4": {"anchor": "x4", "domain": [0.9609, 1], "showgrid": true}, "yaxis40": {"anchor": "x40", "domain": [0.3844, 0.4234], "showgrid": true}, "yaxis41": {"anchor": "x41", "domain": [0.3203, 0.3594], "showgrid": true}, "yaxis42": {"anchor": "x42", "domain": [0.3203, 0.3594], "showgrid": true}, "yaxis43": {"anchor": "x43", "domain": [0.3203, 0.3594], "showgrid": true}, "yaxis44": {"anchor": "x44", "domain": [0.3203, 0.3594], "showgrid": true}, "yaxis45": {"anchor": "x45", "domain": [0.2562, 0.2953], "showgrid": true}, "yaxis46": {"anchor": "x46", "domain": [0.2562, 0.2953], "showgrid": true}, "yaxis47": {"anchor": "x47", "domain": [0.2562, 0.2953], "showgrid": true}, "yaxis48": {"anchor": "x48", "domain": [0.2562, 0.2953], "showgrid": true}, "yaxis49": {"anchor": "x49", "domain": [0.1922, 0.2313], "showgrid": true}, "yaxis5": {"anchor": "x5", "domain": [0.8969, 0.9359], "showgrid": true}, "yaxis50": {"anchor": "x50", "domain": [0.1922, 0.2313], "showgrid": true}, "yaxis51": {"anchor": "x51", "domain": [0.1922, 0.2313], "showgrid": true}, "yaxis52": {"anchor": "x52", "domain": [0.1922, 0.2313], "showgrid": true}, "yaxis53": {"anchor": "x53", "domain": [0.1281, 0.1672], "showgrid": true}, "yaxis54": {"anchor": "x54", "domain": [0.1281, 0.1672], "showgrid": true}, "yaxis55": {"anchor": "x55", "domain": [0.1281, 0.1672], "showgrid": true}, "yaxis56": {"anchor": "x56", "domain": [0.1281, 0.1672], "showgrid": true}, "yaxis57": {"anchor": "x57", "domain": [0.06406, 0.1031], "showgrid": true}, "yaxis58": {"anchor": "x58", "domain": [0.06406, 0.1031], "showgrid": true}, "yaxis59": {"anchor": "x59", "domain": [0.06406, 0.1031], "showgrid": true}, "yaxis6": {"anchor": "x6", "domain": [0.8969, 0.9359], "showgrid": true}, "yaxis60": {"anchor": "x60", "domain": [0.06406, 0.1031], "showgrid": true}, "yaxis61": {"anchor": "x61", "domain": [0, 0.03906], "showgrid": true}, "yaxis62": {"anchor": "x62", "domain": [0, 0.03906], "showgrid": true}, "yaxis63": {"anchor": "x63", "domain": [0, 0.03906], "showgrid": true}, "yaxis64": {"anchor": "x64", "domain": [0, 0.03906], "showgrid": true}, "yaxis7": {"anchor": "x7", "domain": [0.8969, 0.9359], "showgrid": true}, "yaxis8": {"anchor": "x8", "domain": [0.8969, 0.9359], "showgrid": true}, "yaxis9": {"anchor": "x9", "domain": [0.8328, 0.8719], "showgrid": true}}}
